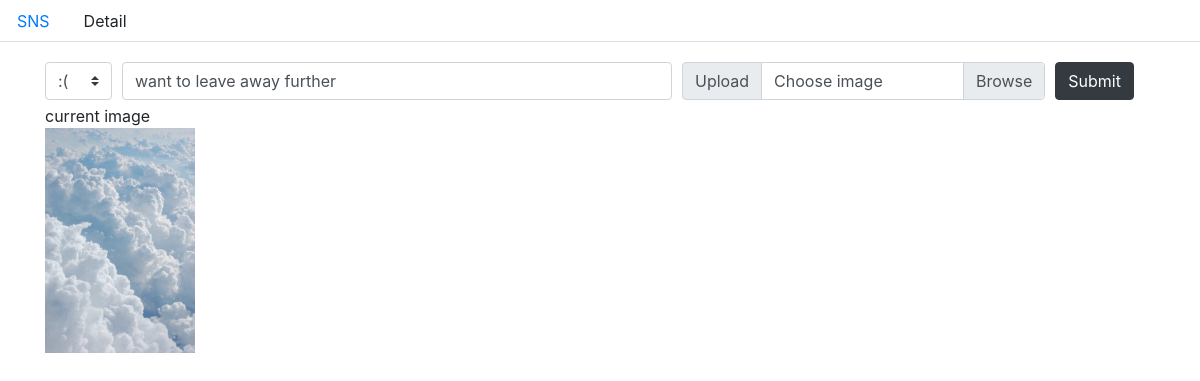
The app's page /sns/19/edit/ with its own data.
### sns/models.py (models this page shows, shortened)
class Posting (models.Model):
    content = models.CharField(max_length=500)
    icon = models.CharField(max_length=20, default="fas fa-question")
    image = models.ImageField(blank=True)
    created_at = models.DateTimeField(auto_now_add=True)
    updated_at = models.DateTimeField(auto_now=True)

### sns/views.py (the view, shortened to what this page needs)
# urls.py: path('<int:posting_id>/edit/', views.edit_posting, name="edit_posting"),
def edit_posting(request, posting_id):
    posting = Posting.objects.get(id=posting_id)
    if request.method == 'GET':
        icons = {'fas fa-question': '?', 'far fa-smile':':)', 'far fa-angry':':(', 'far fa-smile-wink': ';)', 'far fa-grin-hearts':'♡', }
        return render(request, 'sns/edit.html', {'posting': posting, 'icons': icons })

### sns/templates/sns/edit.html (shortened to what this page needs)
{% extends 'sns/base.html' %}
{% block body %}
<header class="mt-3">
    <form action="{% url 'sns:edit_posting' posting.id %}" method="POST" enctype="multipart/form-data">
        <div class="form-row align-items-center">
            <div class="col-auto my-1">
                <select name="icon" id="icon" class="custom-select mr-sm-2">
                    {% for icon,var in icons.items %}
                    <option value="{{ icon }}" {% if posting.icon == icon %} selected {% endif %}>{{ var }}</option>
                    {% endfor %}
                </select>
            </div>
            <div class="col-sm-6 my-1">
                <input type="text" name="content" id="content" class="form-control" value="{{ posting.content}}" placeholder="Feels like.."/>
            </div>
            <div class="col-sm-4 my-1 input-group">
                <div class="input-group-prepend">
                    <span class="input-group-text">Upload</span>
                </div>
                <div class="custom-file">
                    {% if posting.image %}
                        <label for="image" class="custom-file-label">Choose image</label>
                    {% else %}
                        <input id="image" class="custom-file-input" name="image" type="file" accept="image/*">
                        <label for="image" class="custom-file-label">Choose image</label>
                    {% endif %}
                </div>
            </div>
            <div class="col-auto my-1">
                <button type="submit" class="btn btn-dark">Submit</button>
            </div>
        </div>
    </form>
</header>
    <div>
    <p class="m-auto">current image</p>
    </div>
    <div>
    <img class="m-auto" src="{{ posting.image.url }}" alt="{{ posting.image }}" width="150">
    </div>
{% endblock %}

### records on screen
Posting: icon ":(", content "want to leave away further", image (picture)
